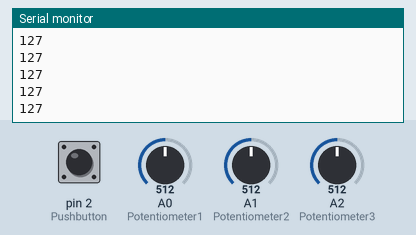
A sketch run on a simulated Arduino Uno, built with avr-gcc and run on an emulated ATmega328P. Shown: the last lines printed to the serial monitor. The test bench sets the inputs (shaded band); at power-on: A0 (Potentiometer1) = 512, A1 (Potentiometer2) = 512, pin 2 (Pushbutton) HIGH, A2 (Potentiometer3) = 512. No radio packets arrive unless stated.

Above: at 1.2 s.
1.3 s: A0 (Potentiometer1) set to 716
At 2.4 s:
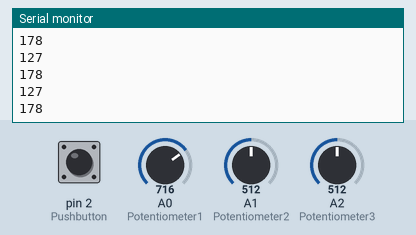
2.8 s: A1 (Potentiometer2) set to 306
At 3.7 s:
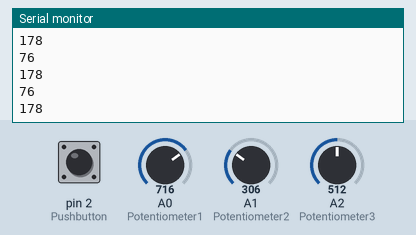
4.3 s: A0 (Potentiometer1) set to 900
At 5.3 s:
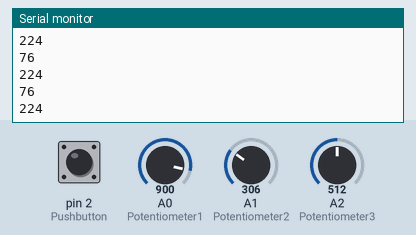
5.8 s: A1 (Potentiometer2) set to 122
At 6.6 s:
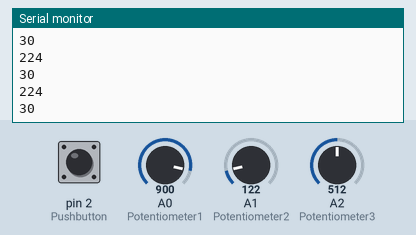
Timing chart, 0 to 8.3 s (numbered marks = the images above; inputs shaded):
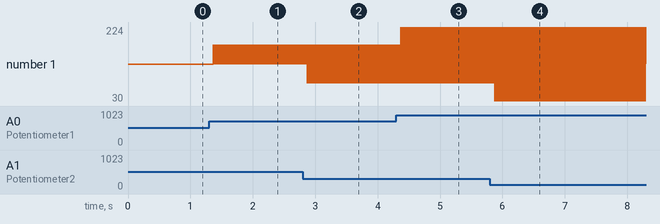

The sketch:

transmitter_side_variables_from_pot.ino
```cpp
//Transmitter coding for the nrf24L01 radio transceiver.
//NRF24L01 and Arduino based Sensors monitoring
//https://www.electroniclinic.com/
/*
pins connections

vcc 3.3
gnd gnd
ce pin9
csn pin10
sck pin13
mosi pin11
miso pin12

*/


#include <SPI.h>
 #include <nRF24L01.h>
 #include <RF24.h>
 #define CE_PIN 9
 #define CSN_PIN 10
 #define Potentiometer1 A0
 #define Potentiometer2 A1
 #define Potentiometer3 A2
#define Pushbutton 2
const uint64_t pipe = 0xE8E8F0F0E1LL;

RF24 radio(CE_PIN, CSN_PIN);
byte data[6]; // depending on the number of sensors used


void setup()
 {
 Serial.begin(9600);
 radio.begin();
 radio.openWritingPipe(pipe);
 pinMode(Potentiometer1,INPUT);
 pinMode(Potentiometer2, INPUT);
 pinMode(Potentiometer3, INPUT);
 pinMode(Pushbutton,INPUT_PULLUP);


 }

void loop()
 {

data[0] = map(analogRead(Potentiometer1), 0, 1023, 0, 255);
data[1] = map(analogRead(Potentiometer2), 0, 1023, 0, 255);
data[2] = map(analogRead(Potentiometer3),0 , 1023, 0, 255);

Serial.println(data[0]);
Serial.println(data[1]);


if(digitalRead(Pushbutton) == LOW)
{
  data[3] = 1;
}
if(digitalRead(Pushbutton) == HIGH)
{
  data[3] = 0;
}

// SEND DATA
radio.write( data, sizeof(data) );
 }
```

Measured:
- after the input at 1.3 s, the serial monitor: prints a new line after 0.07 s (image 1)
- after the input at 2.8 s, the serial monitor: prints a new line after 0.07 s (image 2)
- after the input at 4.3 s, the serial monitor: prints a new line after 0.07 s (image 3)
- after the input at 5.8 s, the serial monitor: prints a new line after 0.08 s (image 4)
- plotted number 1: 178 → 224 after the input at 4.3 s
